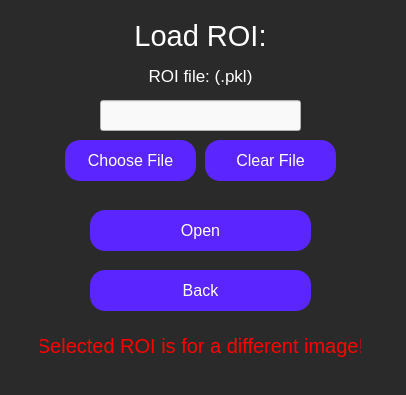
<?xml version="1.0" encoding="UTF-8"?>
<ui version="4.0">
 <class>loadRoi</class>
 <widget class="QWidget" name="loadRoi">
  <property name="geometry">
   <rect>
    <x>0</x>
    <y>0</y>
    <width>406</width>
    <height>395</height>
   </rect>
  </property>
  <property name="windowTitle">
   <string>Load Region of Interest (ROI)</string>
  </property>
  <property name="styleSheet">
   <string notr="true">QWidget {
	background-color: rgb(42, 42, 42);
}</string>
  </property>
  <widget class="QLabel" name="editImageDisplayLabel">
   <property name="geometry">
    <rect>
     <x>100</x>
     <y>-30</y>
     <width>201</width>
     <height>131</height>
    </rect>
   </property>
   <property name="styleSheet">
    <string notr="true">QLabel {
	font-size: 29px;
	color: rgb(255, 255, 255);
	background-color: rgba(255, 255, 255, 0);
}</string>
   </property>
   <property name="text">
    <string>Load ROI:</string>
   </property>
   <property name="textFormat">
    <enum>Qt::AutoText</enum>
   </property>
   <property name="scaledContents">
    <bool>false</bool>
   </property>
   <property name="alignment">
    <set>Qt::AlignCenter</set>
   </property>
   <property name="wordWrap">
    <bool>true</bool>
   </property>
  </widget>
  <widget class="QLabel" name="newFolderPathLabel">
   <property name="geometry">
    <rect>
     <x>100</x>
     <y>50</y>
     <width>201</width>
     <height>51</height>
    </rect>
   </property>
   <property name="styleSheet">
    <string notr="true">QLabel {
	background-color: rgba(255, 255, 255, 0);
	color: white;
	font-size: 17px;
}</string>
   </property>
   <property name="text">
    <string>ROI file: (.pkl)</string>
   </property>
   <property name="alignment">
    <set>Qt::AlignCenter</set>
   </property>
   <property name="textInteractionFlags">
    <set>Qt::NoTextInteraction</set>
   </property>
  </widget>
  <widget class="QLineEdit" name="roiPathInput">
   <property name="geometry">
    <rect>
     <x>100</x>
     <y>100</y>
     <width>201</width>
     <height>31</height>
    </rect>
   </property>
   <property name="styleSheet">
    <string notr="true">QLineEdit {
	background-color: rgb(249, 249, 249);
	color: black;
}</string>
   </property>
  </widget>
  <widget class="QPushButton" name="chooseFileButton">
   <property name="geometry">
    <rect>
     <x>65</x>
     <y>140</y>
     <width>131</width>
     <height>41</height>
    </rect>
   </property>
   <property name="styleSheet">
    <string notr="true">QPushButton {
	color: white;
	font-size: 16px;
	background: rgb(90, 37, 255);
	border-radius: 15px;
}</string>
   </property>
   <property name="text">
    <string>Choose File</string>
   </property>
  </widget>
  <widget class="QPushButton" name="clearFileButton">
   <property name="geometry">
    <rect>
     <x>205</x>
     <y>140</y>
     <width>131</width>
     <height>41</height>
    </rect>
   </property>
   <property name="styleSheet">
    <string notr="true">QPushButton {
	color: white;
	font-size: 16px;
	background: rgb(90, 37, 255);
	border-radius: 15px;
}</string>
   </property>
   <property name="text">
    <string>Clear File</string>
   </property>
  </widget>
  <widget class="QPushButton" name="openRoiButton">
   <property name="geometry">
    <rect>
     <x>90</x>
     <y>210</y>
     <width>221</width>
     <height>41</height>
    </rect>
   </property>
   <property name="styleSheet">
    <string notr="true">QPushButton {
	color: white;
	font-size: 16px;
	background: rgb(90, 37, 255);
	border-radius: 15px;
}</string>
   </property>
   <property name="text">
    <string>Open</string>
   </property>
  </widget>
  <widget class="QPushButton" name="backButton">
   <property name="geometry">
    <rect>
     <x>90</x>
     <y>270</y>
     <width>221</width>
     <height>41</height>
    </rect>
   </property>
   <property name="styleSheet">
    <string notr="true">QPushButton {
	color: white;
	font-size: 16px;
	background: rgb(90, 37, 255);
	border-radius: 15px;
}</string>
   </property>
   <property name="text">
    <string>Back</string>
   </property>
  </widget>
  <widget class="QLabel" name="wrongImageWarning">
   <property name="geometry">
    <rect>
     <x>40</x>
     <y>320</y>
     <width>321</width>
     <height>51</height>
    </rect>
   </property>
   <property name="font">
    <font>
     <pointsize>-1</pointsize>
    </font>
   </property>
   <property name="styleSheet">
    <string notr="true">QLabel {
	color: red;
	background-color: rgba(0,0,0,0);
	font-size: 20px;
}</string>
   </property>
   <property name="text">
    <string>Selected ROI is for a different image!</string>
   </property>
   <property name="alignment">
    <set>Qt::AlignCenter</set>
   </property>
  </widget>
 </widget>
 <resources/>
 <connections/>
</ui>
